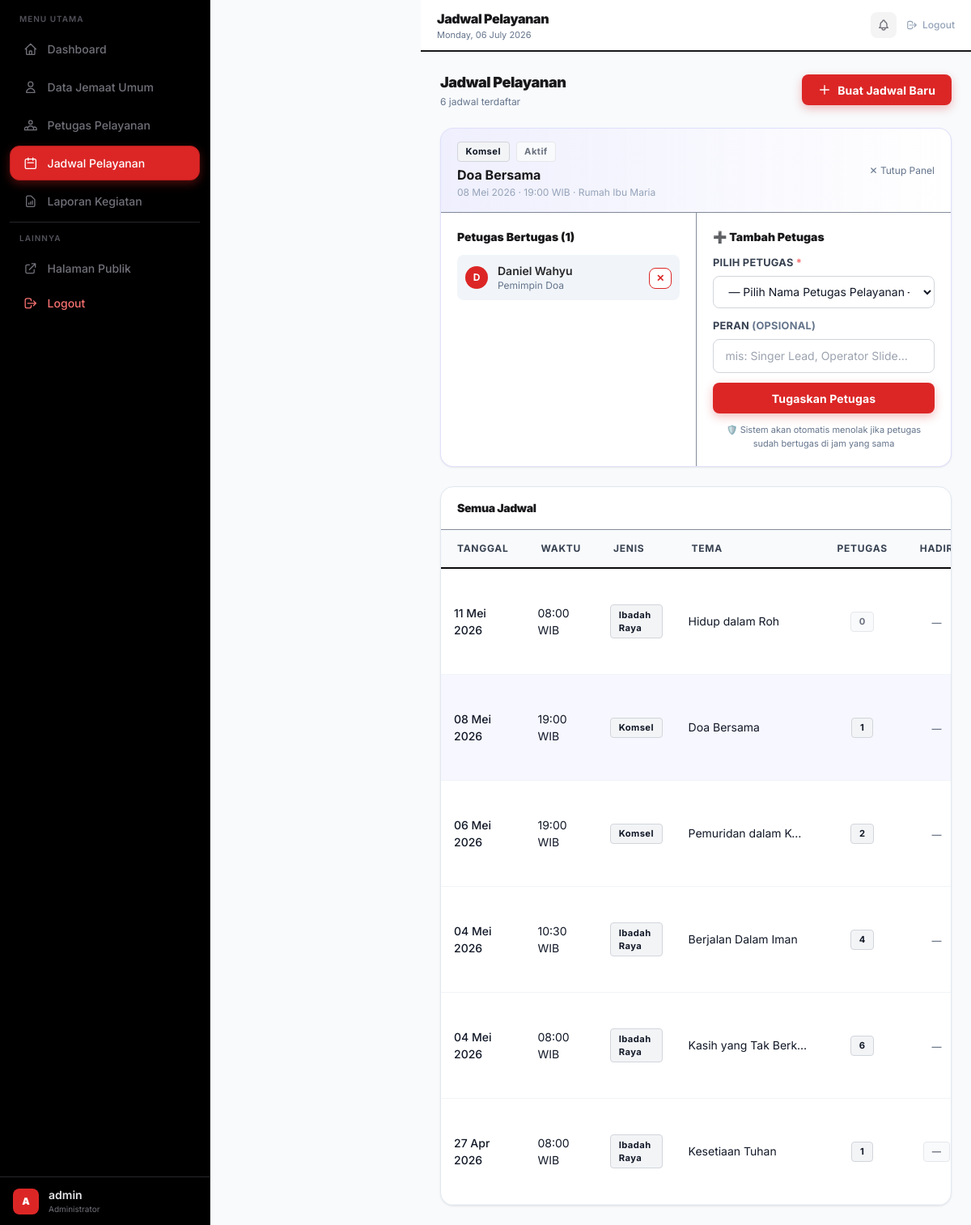
/manajemen-iflc/jadwal.php?detail=4 (signed in), run on the app's committed database.
### tables this page shows
CREATE TABLE `jadwal_ibadah` (
    `id_jadwal`    INT UNSIGNED                         NOT NULL AUTO_INCREMENT,
    `tanggal`      DATE                                 NOT NULL,
    `waktu`        TIME                                 NOT NULL,
    `jenis_ibadah` ENUM('Ibadah Raya','Komsel')         NOT NULL,
    `tema`         VARCHAR(200)                         DEFAULT NULL COMMENT 'Tema khotbah / komsel',
    `lokasi`       VARCHAR(200)                         DEFAULT NULL,
    `status`       ENUM('Aktif','Selesai','Dibatalkan') NOT NULL DEFAULT 'Aktif',
    `jumlah_hadir` INT UNSIGNED                         NOT NULL DEFAULT 0 COMMENT 'Total jemaat yang hadir',
    `created_at`   TIMESTAMP                            NOT NULL DEFAULT CURRENT_TIMESTAMP,
    `updated_at`   TIMESTAMP                            NOT NULL DEFAULT CURRENT_TIMESTAMP ON UPDATE CURRENT_TIMESTAMP,
    PRIMARY KEY (`id_jadwal`),
    INDEX `idx_jadwal_tanggal`  (`tanggal`),
    INDEX `idx_jadwal_jenis`    (`jenis_ibadah`),
    INDEX `idx_jadwal_status`   (`status`)
);

CREATE TABLE `detail_jadwal` (
    `id_detail`  INT UNSIGNED NOT NULL AUTO_INCREMENT,
    `id_jadwal`  INT UNSIGNED NOT NULL,
    `id_jemaat`  INT UNSIGNED NOT NULL,
    `peran`      VARCHAR(100) DEFAULT NULL COMMENT 'Peran spesifik, mis: Singer, Operator Slide',
    `created_at` TIMESTAMP    NOT NULL DEFAULT CURRENT_TIMESTAMP,
    PRIMARY KEY (`id_detail`),
    UNIQUE  KEY `uq_detail_jadwal_jemaat` (`id_jadwal`, `id_jemaat`),
    INDEX   `idx_detail_jadwal`  (`id_jadwal`),
    INDEX   `idx_detail_jemaat`  (`id_jemaat`),
    CONSTRAINT `fk_detail_jadwal`
        FOREIGN KEY (`id_jadwal`) REFERENCES `jadwal_ibadah` (`id_jadwal`)
        ON UPDATE CASCADE ON DELETE CASCADE,
    CONSTRAINT `fk_detail_jemaat`
        FOREIGN KEY (`id_jemaat`) REFERENCES `jemaat` (`id_jemaat`)
        ON UPDATE CASCADE ON DELETE CASCADE
);

CREATE TABLE `jemaat` (
    `id_jemaat`    INT UNSIGNED    NOT NULL AUTO_INCREMENT,
    `id_divisi`    INT UNSIGNED    NOT NULL,
    `nama_lengkap` VARCHAR(150)    NOT NULL,
    `no_telepon`   VARCHAR(20)     DEFAULT NULL,
    `created_at`   TIMESTAMP       NOT NULL DEFAULT CURRENT_TIMESTAMP,
    `updated_at`   TIMESTAMP       NOT NULL DEFAULT CURRENT_TIMESTAMP ON UPDATE CURRENT_TIMESTAMP,
    PRIMARY KEY (`id_jemaat`),
    INDEX `idx_jemaat_divisi` (`id_divisi`),
    CONSTRAINT `fk_jemaat_divisi`
        FOREIGN KEY (`id_divisi`) REFERENCES `divisi` (`id_divisi`)
        ON UPDATE CASCADE ON DELETE RESTRICT
);

### manajemen-iflc/jadwal.php (the view, shortened to what this page needs)
<?php
$pdo = db();
$detailId   = (int)($_GET['detail'] ?? 0);
$allJadwal  = $pdo->query('
    SELECT ji.*, COUNT(dj.id_detail) AS jml_petugas
    FROM jadwal_ibadah ji
    LEFT JOIN detail_jadwal dj ON dj.id_jadwal = ji.id_jadwal
    GROUP BY ji.id_jadwal
    ORDER BY ji.tanggal DESC, ji.waktu DESC
')->fetchAll();
$detailJadwal   = null;
$petugasJadwal  = [];
if ($detailId > 0) {
    $s = $pdo->prepare('SELECT * FROM jadwal_ibadah WHERE id_jadwal=?');
    $s->execute([$detailId]);
    $detailJadwal = $s->fetch();
    $s2 = $pdo->prepare('
        SELECT dj.id_detail, dj.peran, j.nama_lengkap, d.nama_divisi
        FROM detail_jadwal dj
        JOIN jemaat j ON j.id_jemaat = dj.id_jemaat
        JOIN divisi d ON d.id_divisi  = j.id_divisi
        WHERE dj.id_jadwal = ?
        ORDER BY d.nama_divisi, j.nama_lengkap
    ');
    $s2->execute([$detailId]);
    $petugasJadwal = $s2->fetchAll();
}
function fmtTgl(string $d): string {
    $bln=['','Jan','Feb','Mar','Apr','Mei','Jun','Jul','Agu','Sep','Okt','Nov','Des'];
    $ts=strtotime($d);
    return date('d',$ts).' '.$bln[(int)date('n',$ts)].' '.date('Y',$ts);
}
include __DIR__ . '/includes/header.php';
?>
<div class="flex flex-wrap items-center justify-between gap-3 mb-6">
    <div>
        <h2 class="text-lg font-black text-zinc-900 tracking-tight">Jadwal Pelayanan</h2>
        <p class="text-xs text-slate-500 mt-0.5"><?= count($allJadwal) ?> jadwal terdaftar</p>
    </div>
    <button onclick="openJadwalModal()" class="btn-primary flex items-center gap-2">
        <svg class="w-4 h-4" fill="none" viewBox="0 0 24 24" stroke="currentColor">
            <path stroke-linecap="round" stroke-linejoin="round" stroke-width="2" d="M12 4v16m8-8H4"/>
        </svg>
        Buat Jadwal Baru
    </button>
</div>
<?php if ($detailJadwal): ?>
<div class="glass-card rounded-2xl overflow-hidden mb-6 border border-indigo-500/20">
    <div class="flex flex-wrap items-center justify-between gap-3 px-5 py-4
                bg-gradient-to-r from-indigo-500/10 to-transparent border-b border-slate-700/60">
        <div>
            <div class="flex items-center gap-2 mb-1">
                <span class="badge badge-purple"><?= htmlspecialchars($detailJadwal['jenis_ibadah']) ?></span>
                <span class="badge badge-gray"><?= $detailJadwal['status'] ?></span>
            </div>
            <p class="font-bold text-zinc-900">
                <?= $detailJadwal['tema'] ? htmlspecialchars($detailJadwal['tema']) : 'Jadwal Ibadah' ?>
            </p>
            <p class="text-xs text-slate-400 mt-0.5">
                <?= fmtTgl($detailJadwal['tanggal']) ?> · <?= substr($detailJadwal['waktu'],0,5) ?> WIB
                <?= $detailJadwal['lokasi'] ? ' · ' . htmlspecialchars($detailJadwal['lokasi']) : '' ?>
            </p>
        </div>
        <a href="jadwal.php" class="text-xs text-slate-500 hover:text-zinc-900 transition-colors">✕ Tutup Panel</a>
    </div>
    <div class="grid grid-cols-1 md:grid-cols-2 gap-0 md:divide-x divide-slate-700/60">
        <div class="p-5">
            <h3 class="text-sm font-black text-zinc-900 mb-3">
                Petugas Bertugas (<?= count($petugasJadwal) ?>)
            </h3>
            <?php if (empty($petugasJadwal) && !$detailJadwal['pembicara_tamu']): ?>
            <p class="text-xs text-slate-500 italic">Belum ada petugas ditugaskan.</p>
            <?php elseif (!empty($petugasJadwal)): ?>
            <div class="space-y-2">
                <?php foreach ($petugasJadwal as $p): ?>
                <div class="flex items-center gap-3 p-2.5 rounded-lg bg-slate-100">
                    <div class="w-7 h-7 rounded-full flex items-center justify-center
                                text-xs font-bold text-white flex-shrink-0" style="background:#dc2626">
                        <?= mb_strtoupper(mb_substr($p['nama_lengkap'],0,1)) ?>
                    </div>
                    <div class="flex-1 min-w-0">
                        <p class="text-sm font-semibold text-zinc-800 truncate"><?= htmlspecialchars($p['nama_lengkap']) ?></p>
                        <p class="text-xs text-slate-500">
                            <?= htmlspecialchars($p['peran'] ?: $p['nama_divisi']) ?>
                        </p>
                    </div>
                    <form method="POST">
                        <button type="submit" class="btn-danger !py-1 !px-2 !text-xs"
                                onclick="return confirm('Hapus petugas ini dari jadwal?')">✕</button>
                    </form>
                </div>
                <?php endforeach; ?>
            </div>
            <?php endif; ?>
        </div>
        <div class="p-5">
            <h3 class="text-sm font-black text-zinc-900 mb-3">➕ Tambah Petugas</h3>
            <form method="POST" class="space-y-3">
                <div>
                    <label class="form-label">Pilih Petugas <span class="text-red-400">*</span></label>
                    <select name="id_jemaat" class="form-select" required>
                        <option value="">— Pilih Nama Petugas Pelayanan —</option>
                    </select>
                </div>
                <div>
                    <label class="form-label">Peran <span class="text-slate-500">(opsional)</span></label>
                    <input type="text" name="peran" class="form-input"
                           placeholder="mis: Singer Lead, Operator Slide…" />
                </div>
                <button type="submit" class="btn-primary w-full mt-1">
                    Tugaskan Petugas
                </button>
                <p class="text-[11px] text-slate-500 text-center">
                    🛡️ Sistem akan otomatis menolak jika petugas sudah bertugas di jam yang sama
                </p>
            </form>
        </div>
    </div>
</div>
<?php endif; ?>
<div class="glass-card rounded-2xl overflow-hidden">
    <div class="px-5 py-4 border-b border-slate-700/60">
        <h3 class="text-sm font-black text-zinc-900 tracking-tight">Semua Jadwal</h3>
    </div>
    <?php if (empty($allJadwal)): ?>
    <div class="p-10 text-center text-slate-500 text-sm">Belum ada jadwal. Klik "Buat Jadwal Baru".</div>
    <?php else: ?>
    <div class="overflow-x-auto">
        <table class="data-table w-full">
            <thead>
                <tr>
                    <th class="px-5 py-3.5 text-left">Tanggal</th>
                    <th class="px-5 py-3.5 text-left">Waktu</th>
                    <th class="px-5 py-3.5 text-left">Jenis</th>
                    <th class="px-5 py-3.5 text-left">Tema</th>
                    <th class="px-5 py-3.5 text-center">Petugas</th>
                    <th class="px-5 py-3.5 text-center">Hadir</th>
                </tr>
            </thead>
            <tbody>
            <?php foreach ($allJadwal as $j): ?>
                <tr class="<?= $detailId===$j['id_jadwal'] ? 'bg-indigo-500/5' : '' ?>">
                    <td class="px-5 font-medium text-zinc-800"><?= fmtTgl($j['tanggal']) ?></td>
                    <td class="px-5 text-slate-600"><?= substr($j['waktu'],0,5) ?> WIB</td>
                    <td class="px-5">
                        <span class="badge badge-purple"><?= htmlspecialchars($j['jenis_ibadah']) ?></span>
                    </td>
                    <td class="px-5 text-slate-600 text-sm max-w-[180px] truncate">
                        <?= $j['tema'] ? htmlspecialchars($j['tema']) : '—' ?>
                    </td>
                    <td class="px-5 text-center">
                        <span class="badge <?= $j['jml_petugas']>0 ? 'badge-purple' : 'badge-gray' ?>">
                            <?= $j['jml_petugas'] ?>
                        </span>
                    </td>
                    <td class="px-5 text-center">
                        <?php if ($j['jumlah_hadir'] > 0): ?>
                            <span class="badge badge-amber" title="Jumlah hadir">
                                <?= number_format($j['jumlah_hadir']) ?>
                            </span>
                        <?php elseif ($j['status'] === 'Selesai'): ?>
                            <span class="badge badge-gray">—</span>
                        <?php else: ?>
                            <span class="text-slate-600 text-xs">—</span>
                        <?php endif; ?>
                    </td>
                </tr>
            <?php endforeach; ?>
            </tbody>
        </table>
    </div>
    <?php endif; ?>
</div>
<?php include __DIR__ . '/includes/footer.php'; ?>

### manajemen-iflc/includes/header.php (style rules this page uses)
*, *::before, *::after { box-sizing: border-box; }
html, body { height: 100%; }
body { font-family:'Inter',sans-serif; background:#f8fafc; color:#09090b; }
.glass-card { background:#ffffff; border:1px solid #e2e8f0; box-shadow: 0 1px 3px rgba(0,0,0,.06), 0 1px 2px rgba(0,0,0,.04); }
.data-table thead th { background:#f8fafc; font-size:.75rem; font-weight:700; text-transform:uppercase; letter-spacing:.06em; color:#374151; border-bottom:2px solid #09090b; }
.data-table tbody tr { border-bottom:1px solid #f1f5f9; transition:background .15s; }
.data-table tbody td { padding:.75rem 1rem; font-size:.875rem; color:#111827; }
.badge { display:inline-flex;align-items:center;gap:.25rem; font-size:.7rem;font-weight:700;padding:.2rem .6rem; border-radius:4px;letter-spacing:.04em; }
.badge-purple { background:#f3f4f6; color:#111827; border:1px solid #d1d5db; }
.badge-gray { background:#f9fafb; color:#6b7280; border:1px solid #e5e7eb; }
.btn-primary { background:#dc2626; color:#fff; border:none; padding:.55rem 1.25rem; border-radius:.5rem; font-size:.875rem; font-weight:700; cursor:pointer; transition:all .18s ease; box-shadow:0 4px 12px rgba(220,38,38,.3); letter-spacing:.01em; }
.btn-danger { background:#fff; color:#dc2626; border:1.5px solid #dc2626; padding:.45rem .85rem; border-radius:.5rem; font-size:.8rem; font-weight:600; cursor:pointer; transition:all .18s ease; }
.form-input, .form-select { width:100%; background:#fff; border:1.5px solid #d1d5db; color:#111827; border-radius:.5rem; padding:.6rem .9rem; font-size:.875rem; transition:border-color .18s,box-shadow .18s; font-family:'Inter',sans-serif; }
.form-label { display:block; font-size:.8rem; font-weight:700; color:#374151; margin-bottom:.4rem; letter-spacing:.02em; text-transform:uppercase; }

### data on the page
jadwal_ibadah: jenis_ibadah "Komsel", status "Aktif", tema "Doa Bersama", tanggal "08 Mei 2026", waktu "19:00", lokasi "Rumah Ibu Maria", jml_petugas "1"
detail_jadwal: id_jemaat.nama_lengkap "D", id_jemaat.nama_lengkap "Daniel Wahyu", peran "Pemimpin Doa"
jadwal_ibadah: tanggal "11 Mei 2026", waktu "08:00", jenis_ibadah "Ibadah Raya", tema "Hidup dalam Roh", jml_petugas "0"
jadwal_ibadah: tanggal "06 Mei 2026", waktu "19:00", jenis_ibadah "Komsel", tema "Pemuridan dalam K…", jml_petugas "2"
jadwal_ibadah: tanggal "04 Mei 2026", waktu "10:30", jenis_ibadah "Ibadah Raya", tema "Berjalan Dalam Iman", jml_petugas "4"
jadwal_ibadah: tanggal "04 Mei 2026", waktu "08:00", jenis_ibadah "Ibadah Raya", tema "Kasih yang Tak Berk…", jml_petugas "6"
jadwal_ibadah: tanggal "27 Apr 2026", waktu "08:00", jenis_ibadah "Ibadah Raya", tema "Kesetiaan Tuhan", jml_petugas "1"

### other printed values
$menu['label'] "Dashboard"
$menu['label'] "Data Jemaat Umum"
$menu['label'] "Petugas Pelayanan"
$menu['label'] "Jadwal Pelayanan"
$menu['label'] "Laporan Kegiatan"
mb_strtoupper(mb_substr($adminUser, 0, 1)) "A"
$adminUser "admin"
$pageTitle "Jadwal Pelayanan"
count($allJadwal) "6"
count($petugasJadwal) "1"
